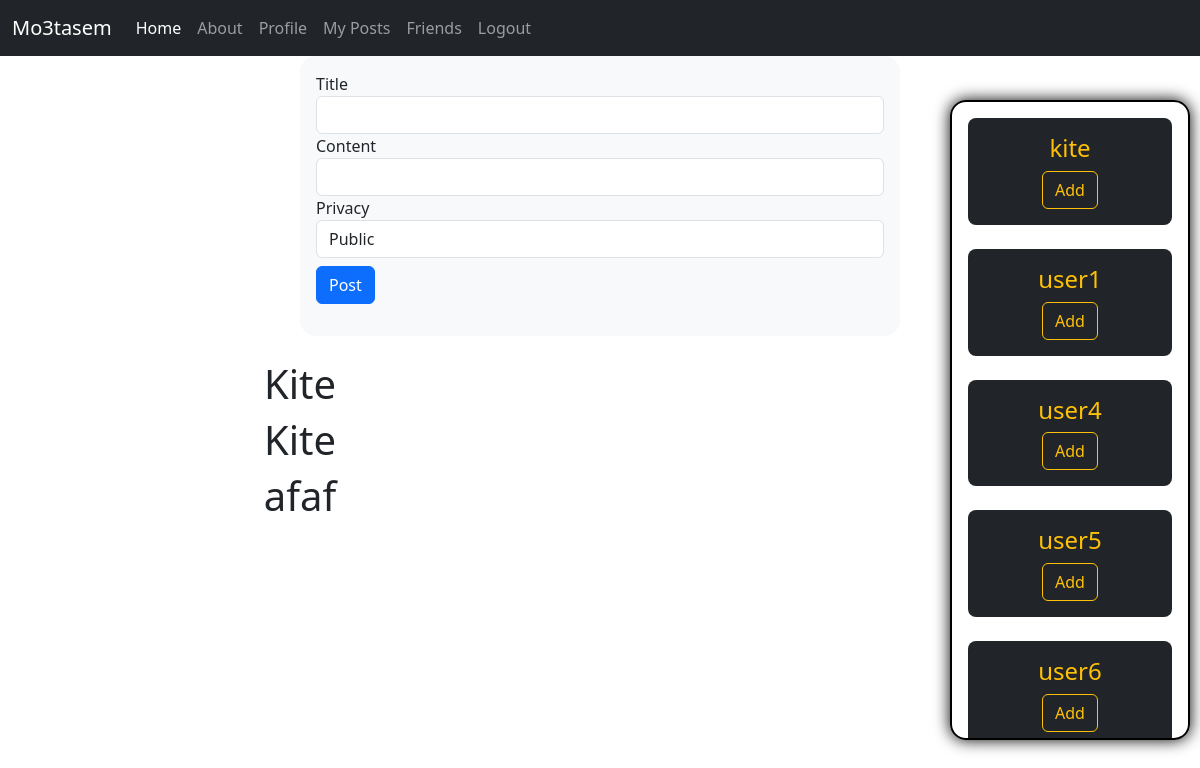
The app's page /Home (signed in) with its own data.
### FlaskApp/models.py (models this page shows, shortened)
class Post(db.Model):
    id = db.Column(db.Integer, primary_key=True)
    title = db.Column(db.String(60), nullable=False)
    date = db.Column(db.DateTime, nullable=False, default=datetime.now())
    content = db.Column(db.Text, nullable=False)
    privacy = db.Column(db.String(20), nullable=True)
    user_id = db.Column(db.Integer, db.ForeignKey('user.id'))

class User(db.Model, UserMixin):
    id = db.Column(db.Integer, primary_key=True)
    username = db.Column(db.String(20), unique=True, nullable=True)
    email= db.Column(db.String(120), unique=True, nullable=False)
    password = db.Column(db.String(60), nullable=False)
    posts = db.relationship('Post', backref='author', lazy=True, cascade='all, delete')

### FlaskApp/routes.py (the view, shortened to what this page needs)
@app.route('/', methods=['GET', 'POST'])
@app.route('/Home', methods=['GET', 'POST'])
def home():
    form = PostForm()
    data = {
        'title': 'Flask Home',
        'navItem1': 'Home',
        'navItem2': 'About',
        'cssName': 'css/Home.css',
        'form': form
    }
    if current_user and current_user.is_authenticated:
        with app.app_context():
            posts = Post.query.all()
            data['posts'] = posts
    with app.app_context():
        users = User.query.all()
        list = db.session.query(Friendship.friend_id).filter(Friendship.user_id == current_user.id).all()
        friends =[]
        for ele in list:
            friends.append(ele.friend_id)
        data['users'] = users
        data['friends'] = friends
    return render_template('home.html', data=data)

### FlaskApp/forms.py
class PostForm(FlaskForm):
    title = StringField(
        'Title',
        validators=[
            DataRequired(),
        ]
    )
    content = StringField(
        'Content',
        validators=[
            DataRequired()
        ]
    )
    privacy = SelectField('Privacy',
    choices=[('only_me', 'Only Me'), ('friends', 'Friends'), ('public', 'Public')],
    default='public'
    )
    submit = SubmitField(
        'Post'
    )

### FlaskApp/models.py (called while the page is built)
@login_manager.user_loader
def load_user(user_id):
    return User.query.get(int(user_id))

### FlaskApp/templates/home.html (shortened to what this page needs)
{% extends 'base.html' %}
{% block main %}
    <form class="bg-light w-50 m-auto rounded-4 p-3"  action="" method="POST">
        <div class="form-group">
                {{ data.form.title.label(class="form-control-label") }}
                {% if data.form.title.errors %}
                    {{ data.form.title(class="form-control is-invalid") }}
                    <div class="invalid-feedback">
                        {% for error in data.form.title.errors %}
                        <span>{{ error }}</span>
                        {% endfor %}
                    </div>
                {% else %}
                    {{ data.form.title(class="form-control") }}
                {% endif %}
            </div>
            <div class="form-group">
                {{ data.form.content.label(class="form-control-label") }}
                {% if data.form.content.errors %}
                    {{ data.form.content(class="form-control is-invalid") }}
                    <div class="invalid-feedback">
                        {% for error in data.form.content.errors %}
                        <span>{{ error }}</span>
                        {% endfor %}
                    </div>
                {% else %}
                    {{ data.form.content(class="form-control") }}
                {% endif %}
            </div>
            <div class="form-group">
                {{ data.form.privacy.label(class="form-control-label") }}
                {% if data.form.privacy.errors %}
                    {{ data.form.privacy(class="form-control is-invalid") }}
                    <div class="invalid-feedback">
                        {% for error in data.form.privacy.errors %}
                        <span>{{ error }}</span>
                        {% endfor %}
                    </div>
                {% else %}
                    {{ data.form.privacy(class="form-control") }}
                {% endif %}
            </div>
            <div class="form-group mb-3">
            {{ data.form.submit(class="btn btn-primary mt-2") }}
        </div>
    </form>
    <section class="posts p-4 w-50 d-flex flex-column justify-content-around align-items-center border-2 border-black ">
      {% for post in data.posts %}
        <div class="post bg">
          <h1>{{post.title}}</h1>
        </div>
      {% endfor %}
    </section>
    <section class="friends d-flex flex-column justify-content-around p-3 gap-4">
        {% for user in data.users %}
        {% if user.id not in data.friends %}
            <div class="d-flex flex-column justify-content-around align-items-center bg-dark text-warning p-3 rounded-3">
                <h4>{{user.username}}</h4>
                <form action="/add_friend/{{current_user.id}}/{{user.id}}" method="post">
                    <button type='submit' class="btn btn-outline-warning">Add</a>
                </form>
            </div>
        {% endif %}
        {% endfor %}
    </section>
{% endblock %}

### FlaskApp/templates/base.html (shortened to what this page needs)
<!DOCTYPE html>
<html lang="en">
  <head>
    <link
      rel="stylesheet"
      href="https://cdnjs.cloudflare.com/ajax/libs/bootstrap/5.3.0/css/bootstrap.min.css"
    />
    {% set cssFile = data.cssName %}
    <link rel="stylesheet" href="{{ url_for('static', filename=cssFile) }}" />
  </head>
  <body>
    <nav class="navbar navbar-expand-lg navbar-dark bg-dark">
      <div class="container-fluid">
        <a class="navbar-brand" href="#">Mo3tasem</a>
        <div class="collapse navbar-collapse" id="navbarNav">
          <ul class="navbar-nav">
            <li class="nav-item">
              <a
                class="nav-link active"
                aria-current="page"
                href="/Home"
                >Home</a
              >
            </li>
            <li class="nav-item">
              <a class="nav-link" href="/About"
                >About</a
              >
              </li>
              {% if current_user.is_authenticated %}
                      <li class="nav-item">
                            <a class="nav-link" href="{{ url_for('profile') }}">Profile</a>
                        </li>
                        <li class="nav-item">
                            <a class="nav-link" href="{{ url_for('myPosts') }}">My Posts</a>
                        </li>
                        <li class="nav-item">
                            <a class="nav-link" href="{{ url_for('friends') }}">Friends</a>
                        </li>
                        <li class="nav-item">
                            <a class="nav-link" href="{{ url_for('logout') }}">Logout</a>
                        </li>
                    {% endif %}
          </ul>
        </div>
      </div>
    </nav>
    {% block main %} {% endblock %}
  </body>
</html>

### FlaskApp/static/css/Home.css (style rules this page uses)
body { height: 100vh; }
.friends { overflow: auto; position: fixed; height: 80vh; top: 100px; right: 0%; margin-right: 10px; width: 15rem; border: 2px solid black; box-shadow: 0 0 1em black; border-radius: 1rem; }

### records on screen
Post: title "Kite"
Post: title "Kite"
Post: title "afaf"
User: username "kite"
User: username "user1"
User: username "user4"
User: username "user5"
User: username "user6"

### other values on screen
{{ data.form.title.label(class="form-control-label") }} "Title"
{{ data.form.content.label(class="form-control-label") }} "Content"
{{ data.form.privacy.label(class="form-control-label") }} "Privacy"
